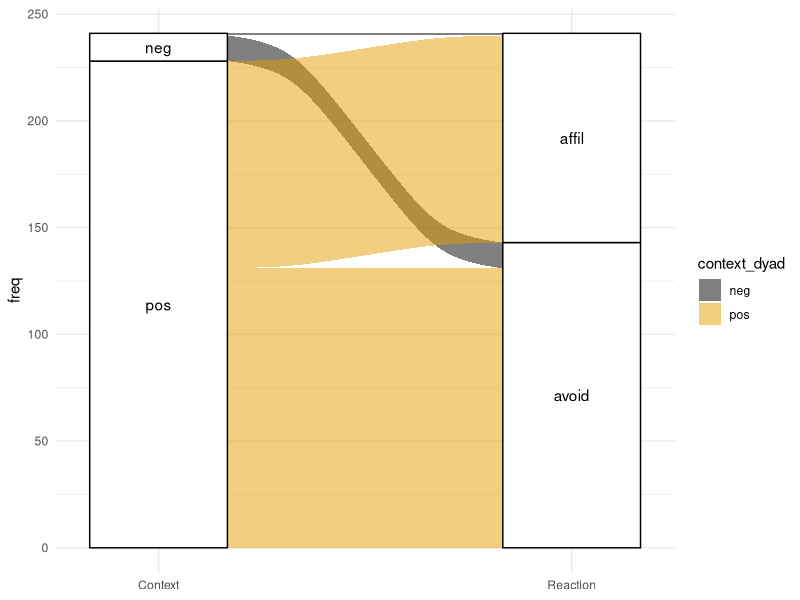
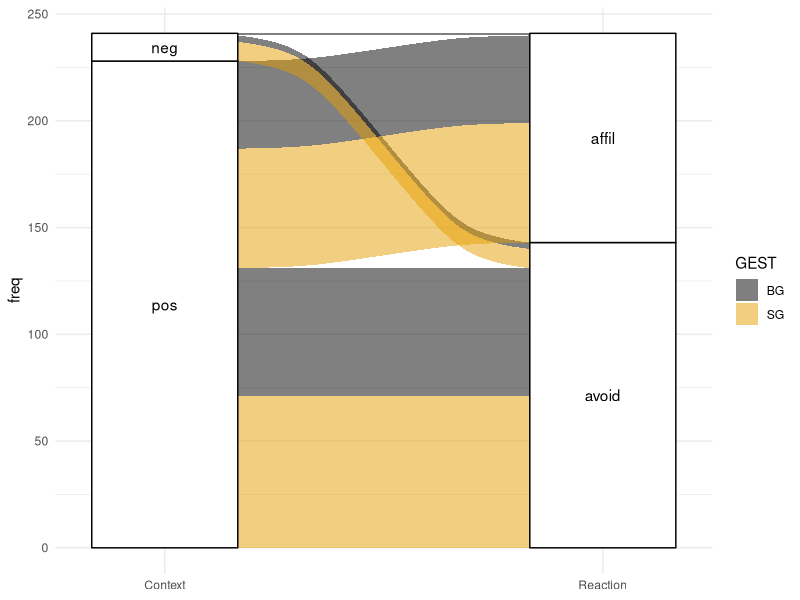
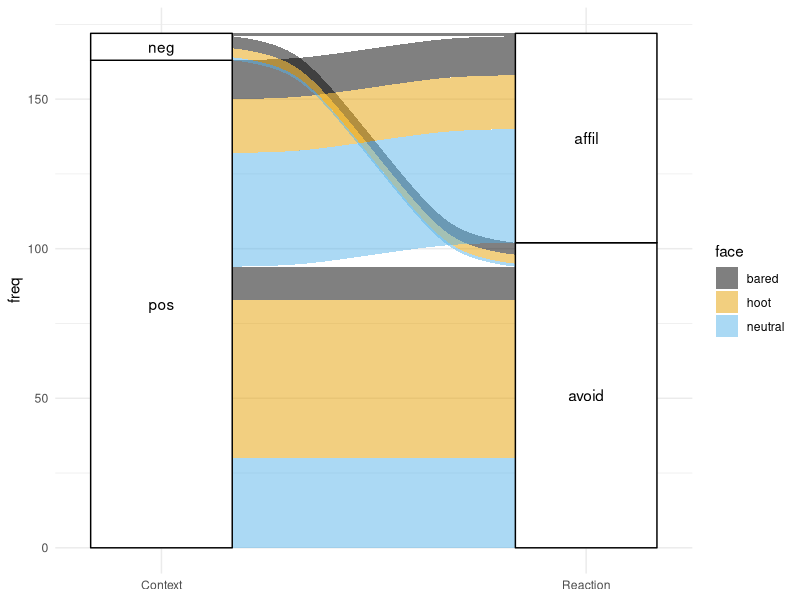
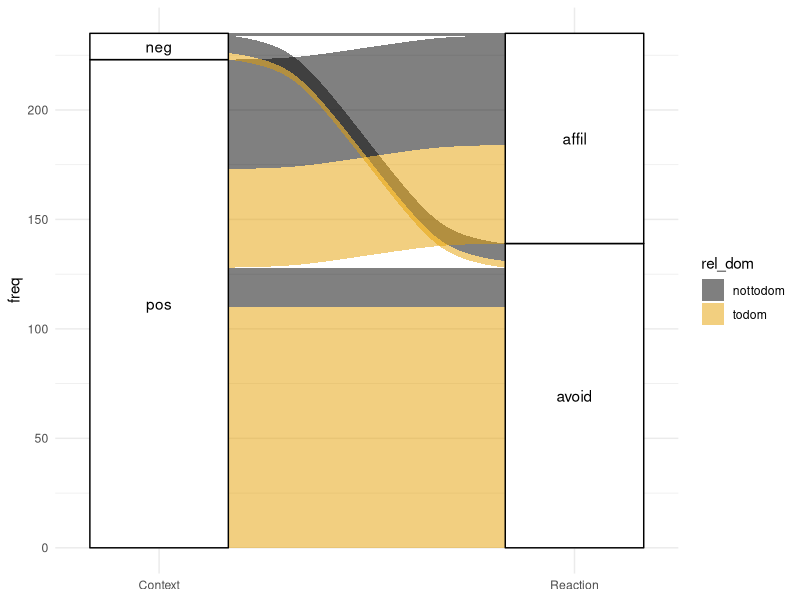
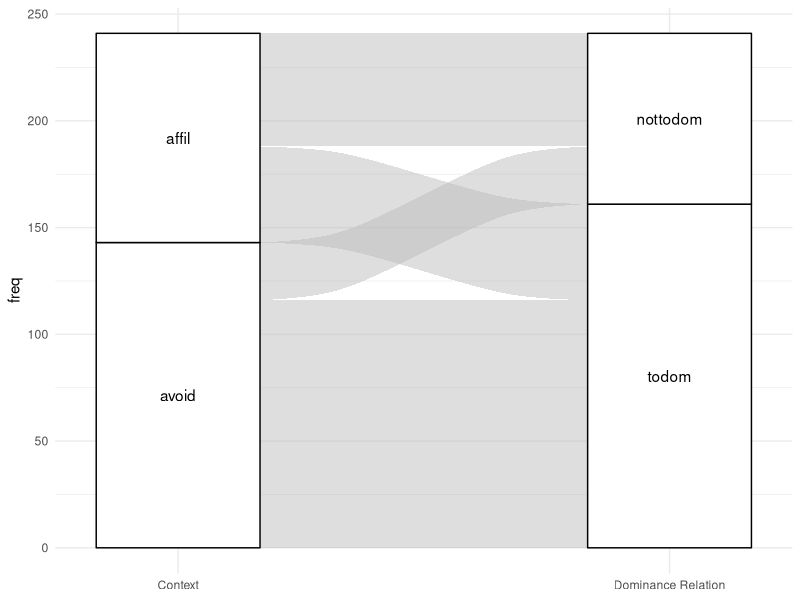

R code for these plots, in order:
## ---- chunk 1
knitr::opts_chunk$set(echo = TRUE)

library(readxl)
library(ggalluvial)
library(tidyverse)
library(ggthemes)
## ---- chunk 2
data <- read_xlsx("../data/Rawdata_Compositionality_18122019.xlsx", sheet = 1)
## ---- chunk 3
data %>%
  group_by(#rel_dom,
           #face,
           context_dyad, 
           #GEST, 
           REACT)%>%
  summarise(freq = n())%>%
  filter(#rel_dom != "NA", 
         #face != "NA",
         context_dyad != "NA",
         #GEST != "NA",
         REACT != "NA")%>%
  ggplot(.,
       aes(axis1 = context_dyad, 
           #axis2 = face, 
           #axis3 = GEST, 
           axis4 = REACT,
           y = freq)) +
  scale_x_discrete(limits = c("Context","Reaction"), expand = c(.2, .05)) +
  geom_alluvium(aes(fill = context_dyad)) +
  geom_stratum() +
  geom_text(stat = "stratum", aes(label = after_stat(stratum))) +
  theme_minimal() +
  scale_fill_colorblind()

## ---- chunk 4
data %>%
  group_by(#rel_dom,
           #face,
           context_dyad, 
           GEST, 
           REACT)%>%
  summarise(freq = n())%>%
  filter(#rel_dom != "NA", 
         #face != "NA",
         context_dyad != "NA",
         #GEST != "NA",
         REACT != "NA")%>%
  ggplot(.,
       aes(axis1 = context_dyad, 
           #axis2 = face, 
           #axis3 = GEST, 
           axis4 = REACT,
           y = freq)) +
  scale_x_discrete(limits = c("Context","Reaction"), expand = c(.2, .05)) +
  geom_alluvium(aes(fill =GEST)) +
  geom_stratum() +
  geom_text(stat = "stratum", aes(label = after_stat(stratum))) +
  theme_minimal()+
  scale_fill_colorblind()

## ---- chunk 5
data %>%
  group_by(#rel_dom,
           face,
           context_dyad, 
           #GEST, 
           REACT)%>%
  summarise(freq = n())%>%
  filter(#rel_dom != "NA", 
         face != "NA",
         context_dyad != "NA",
         #GEST != "NA",
         REACT != "NA")%>%
  ggplot(.,
       aes(axis1 = context_dyad, 
           #axis2 = face, 
           #axis3 = GEST, 
           axis4 = REACT,
           y = freq)) +
  scale_x_discrete(limits = c("Context","Reaction"), expand = c(.2, .05)) +
  geom_alluvium(aes(fill =face)) +
  geom_stratum() +
  geom_text(stat = "stratum", aes(label = after_stat(stratum))) +
  theme_minimal()+
  scale_fill_colorblind()

## ---- chunk 6
data %>%
  group_by(rel_dom,
           #face,
           context_dyad, 
           #GEST, 
           REACT)%>%
  summarise(freq = n())%>%
  filter(rel_dom != "NA", 
         #face != "NA",
         context_dyad != "NA",
         #GEST != "NA",
         REACT != "NA")%>%
  ggplot(.,
       aes(axis1 = context_dyad, 
           #axis2 = face, 
           #axis3 = GEST, 
           axis4 = REACT,
           y = freq)) +
  scale_x_discrete(limits = c("Context","Reaction"), expand = c(.2, .05)) +
  geom_alluvium(aes(fill =rel_dom)) +
  geom_stratum() +
  geom_text(stat = "stratum", aes(label = after_stat(stratum))) +
  theme_minimal()+
  scale_fill_colorblind()

## ---- chunk 7
data %>%
  group_by(rel_dom,
           #face,
           #context_dyad, 
           #GEST, 
           REACT
           )%>%
  summarise(freq = n())%>%
  filter(rel_dom != "NA", 
         #face != "NA",
         #context_dyad != "NA",
         #GEST != "NA",
         REACT != "NA"
         )%>%
  ggplot(.,
       aes(#axis1 = context_dyad, 
           #axis2 = face, 
           #axis3 = GEST, 
           axis4 = REACT,
           axis5 = rel_dom,
           y = freq)) +
  scale_x_discrete(limits = c("Context","Dominance Relation"), expand = c(.2, .05)) +
  geom_alluvium() +
  geom_stratum() +
  geom_text(stat = "stratum", aes(label = after_stat(stratum))) +
  theme_minimal()+
  scale_fill_colorblind()

